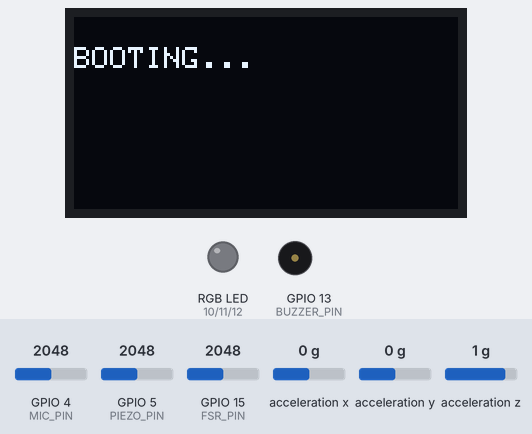
This sketch was run on a simulated ESP32-S3. Shown: 128×64 one-colour display, an RGB LED mixed from three pins (HIGH = lit), buzzer (waves = sounding, pin HIGH). Wiring (inferred from the names in the program): ADXL345 accelerometer at I2C address 0x53. Inputs (shaded band) come from the test bench; at power-on: GPIO 4 (MIC_PIN) = 2048, GPIO 5 (PIEZO_PIN) = 2048, GPIO 15 (FSR_PIN) = 2048, acceleration x 0 g, acceleration y 0 g, acceleration z 1 g (analog values on the 0–4095 scale). WiFi joins after 1.5 s; servers stay silent unless stated; storage starts empty; no MQTT or app messages arrive unless stated; what the sketch prints to the serial monitor is not drawn.

Above: at 0.1 s.
At 1.2 s:
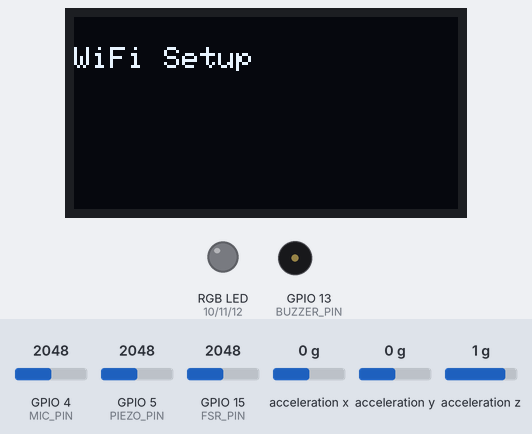
At 17.3 s:
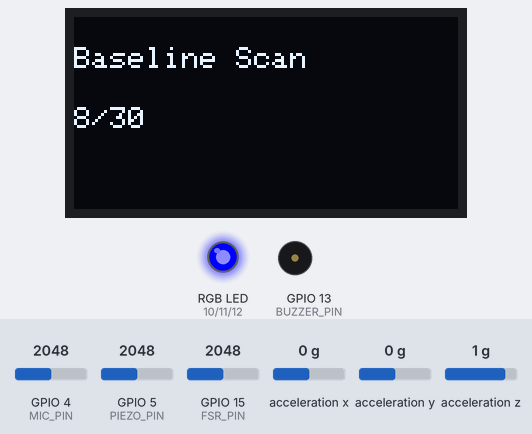
At 33.27 s:
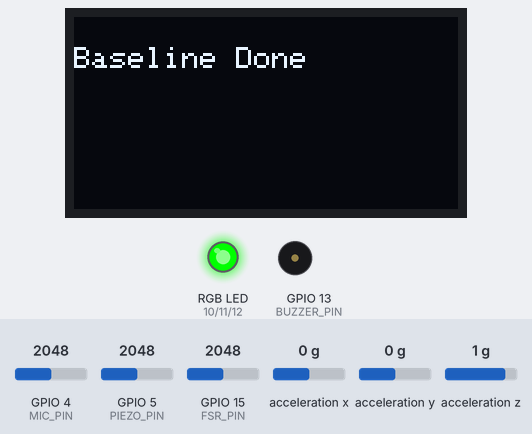
Timing chart, 0 to 34.8 s (numbered marks = the images above):
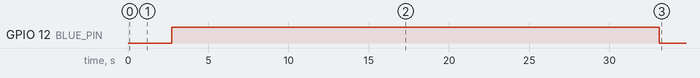

The sketch:

full_code_test1.ino
```cpp
#include <WiFi.h>
#include <WiFiClientSecure.h>
#include <PubSubClient.h>
#include <Wire.h>
#include <ArduinoJson.h>
#include <math.h>
#include <Adafruit_GFX.h>
#include <Adafruit_SSD1306.h>
#include "SPIFFS.h"
#include <WiFiManager.h>

// WIFI
//const char* ssid = "SLT-4G_1767E6";
//const char* password = "cj2001AD";

// MQTT
const char* mqtt_server = "b41393959604430488160c8bbce4fca9.s1.eu.hivemq.cloud";
const int mqtt_port = 8883;
const char* mqtt_user = "esp32user";
const char* mqtt_password = "Arrow2001";

// PINS
#define MIC_PIN 4
#define PIEZO_PIN 5
#define FSR_PIN 15

#define RED_PIN 10
#define GREEN_PIN 11
#define BLUE_PIN 12
#define BUZZER_PIN 13

#define ADXL345_ADDR 0x53

// OLED
#define SCREEN_WIDTH 128
#define SCREEN_HEIGHT 64

TwoWire OLEDWire = TwoWire(1);
Adafruit_SSD1306 display(SCREEN_WIDTH, SCREEN_HEIGHT, &OLEDWire, -1);

WiFiClientSecure espClient;
PubSubClient client(espClient);

// BASELINES
float baselineMic = 0;
float baselinePiezo = 0;
float baselineVib = 0;
float baselineFSR = 0;

int leakCounter = 0;
void saveOfflineData(String payload);
void sendStoredData();

// THRESHOLDS
const float MIC_WARNING = 15.0;
const float PIEZO_WARNING = 20.0;
const float VIB_WARNING = 20.0;
const float FSR_WARNING = 15.0;

const float MIC_LEAK = 25.0;
const float PIEZO_LEAK = 15.0;
const float VIB_LEAK = 22.0;
const float FSR_LEAK = 17.0;

const int LEAK_CONFIRM_COUNT = 3;

// OLED
void showMessage(String line1, String line2 = "") {
  display.clearDisplay();
  display.setTextSize(1);
  display.setTextColor(WHITE);

  display.setCursor(0, 10);
  display.println(line1);

  display.setCursor(0, 30);
  display.println(line2);

  display.display();
}

void showStatus(String status, float mic, float piezo, float vib, float fsr) {
  display.clearDisplay();
  display.setTextSize(1);
  display.setTextColor(WHITE);

  display.setCursor(0, 0);
  display.print("WiFi:");
  display.print(WiFi.status() == WL_CONNECTED ? "OK" : "NO");

  display.setCursor(70, 0);
  display.print("MQTT:");
  display.print(client.connected() ? "OK" : "NO");

  display.setCursor(0, 14);
  display.print("STATUS:");
  display.println(status);

  display.setCursor(0, 28);
  display.print("MIC:");
  display.println((int)mic);

  display.setCursor(64, 28);
  display.print("PZ:");
  display.println((int)piezo);

  display.setCursor(0, 44);
  display.print("VB:");
  display.println(vib, 1);

  display.setCursor(64, 44);
  display.print("PR:");
  display.println((int)fsr);

  display.display();
}

// ADXL
void writeRegister(byte reg, byte value) {
  Wire.beginTransmission(ADXL345_ADDR);
  Wire.write(reg);
  Wire.write(value);
  Wire.endTransmission();
}

int16_t read16(byte reg) {
  Wire.beginTransmission(ADXL345_ADDR);
  Wire.write(reg);
  Wire.endTransmission(false);
  Wire.requestFrom(ADXL345_ADDR, 2);

  int16_t value = Wire.read() | (Wire.read() << 8);
  return value;
}

float getVibrationMagnitude() {
  int16_t x = read16(0x32);
  int16_t y = read16(0x34);
  int16_t z = read16(0x36);

  return sqrt((x * x) + (y * y) + (z * z));
}

// FILTER
float smoothAnalog(int pin) {
  long total = 0;

  for (int i = 0; i < 50; i++) {
    total += analogRead(pin);
    delay(2);
  }

  return total / 50.0;
}

// WIFI
void setup_wifi() {

  showMessage("WiFi Setup");

  WiFiManager wm;

  bool res;

  res = wm.autoConnect("LeakDetector_Setup");

  if(!res) {

    showMessage("WiFi Failed");

    ESP.restart();

  } else {

    showMessage("WiFi Connected");

  }
}

// MQTT
void reconnect() {

  while (!client.connected()) {

    showMessage("Connecting MQTT");

    if (client.connect("ESP32LeakPrototype",
                       mqtt_user,
                       mqtt_password)) {

      showMessage("MQTT Connected");

      sendStoredData();

    } else {

      delay(2000);

    }
  }
}

// RGB
void setGreen() {
  digitalWrite(RED_PIN, LOW);
  digitalWrite(GREEN_PIN, HIGH);
  digitalWrite(BLUE_PIN, LOW);
}

void setBlue() {
  digitalWrite(RED_PIN, LOW);
  digitalWrite(GREEN_PIN, LOW);
  digitalWrite(BLUE_PIN, HIGH);
}

void setRed() {
  digitalWrite(RED_PIN, HIGH);
  digitalWrite(GREEN_PIN, LOW);
  digitalWrite(BLUE_PIN, LOW);
}

// BUZZER
void beep() {
  digitalWrite(BUZZER_PIN, HIGH);
  delay(300);
  digitalWrite(BUZZER_PIN, LOW);
}

// BASELINE
void collectBaseline() {
  setBlue();

  showMessage("Stabilizing...");
  delay(10000);

  long micSum = 0;
  long piezoSum = 0;
  float vibSum = 0;
  long fsrSum = 0;

  const int samples = 30;

  for (int i = 0; i < samples; i++) {
    showMessage("Baseline Scan", String(i + 1) + "/30");

    micSum += smoothAnalog(MIC_PIN);
    piezoSum += smoothAnalog(PIEZO_PIN);
    vibSum += getVibrationMagnitude();
    fsrSum += smoothAnalog(FSR_PIN);

    delay(300);
  }

  baselineMic = micSum / samples;
  baselinePiezo = piezoSum / samples;
  baselineVib = vibSum / samples;
  baselineFSR = fsrSum / samples;

  showMessage("Baseline Done");
  delay(1000);

  setGreen();
}
void saveOfflineData(String payload) {

  File file = SPIFFS.open("/offline.txt", FILE_APPEND);

  if (!file) {
    Serial.println("Failed to open offline file");
    return;
  }

  file.println(payload);
  file.close();

  Serial.println("Saved offline");
}

void sendStoredData() {

  if (!client.connected()) return;

  File file = SPIFFS.open("/offline.txt", FILE_READ);

  if (!file) return;

  Serial.println("Sending stored records...");

  while (file.available()) {

    String line = file.readStringUntil('\n');
    line.trim();

    if (line.length() > 0) {

      client.publish("leak/monitor", line.c_str());

      Serial.println("Sent stored: " + line);

      delay(300);
    }
  }

  file.close();

  SPIFFS.remove("/offline.txt");

  Serial.println("Offline file cleared");
}
// SETUP
void setup() {
  Serial.begin(115200);
  if (!SPIFFS.begin(true)) {
  Serial.println("SPIFFS Mount Failed");
}

  analogReadResolution(12);

  pinMode(RED_PIN, OUTPUT);
  pinMode(GREEN_PIN, OUTPUT);
  pinMode(BLUE_PIN, OUTPUT);
  pinMode(BUZZER_PIN, OUTPUT);

  digitalWrite(BUZZER_PIN, LOW);

  Wire.begin(9, 8);
  OLEDWire.begin(7, 6);

  if (!display.begin(SSD1306_SWITCHCAPVCC, 0x3C)) {
    while (1);
  }

  showMessage("BOOTING...");
  delay(1000);

  writeRegister(0x2D, 0x08);

  setup_wifi();

  espClient.setInsecure();
  client.setServer(mqtt_server, mqtt_port);

  reconnect();

  collectBaseline();
}

// LOOP
void loop() {
  if (!client.connected()) reconnect();
  client.loop();

  float mic = smoothAnalog(MIC_PIN);
  float piezo = smoothAnalog(PIEZO_PIN);
  float vib = getVibrationMagnitude();
  float fsr = smoothAnalog(FSR_PIN);

  float micChange = abs((mic - baselineMic) / baselineMic) * 100.0;
  float piezoChange = abs((piezo - baselinePiezo) / baselinePiezo) * 100.0;
  float vibChange = abs((vib - baselineVib) / baselineVib) * 100.0;
  float fsrChange = 0;

if (baselineFSR > 200) {
  fsrChange = abs((fsr - baselineFSR) / baselineFSR) * 100.0;
}

  int warningCount = 0;
  int leakScore = 0;

  if (micChange > MIC_WARNING) warningCount++;
  if (piezoChange > PIEZO_WARNING) warningCount++;
  if (vibChange > VIB_WARNING) warningCount++;
  if (fsrChange > FSR_WARNING) warningCount++;

  if (micChange > MIC_LEAK) leakScore++;
  if (piezoChange > PIEZO_LEAK) leakScore++;
  if (vibChange > VIB_LEAK) leakScore++;
  if (fsrChange > FSR_LEAK) leakScore++;

  bool warning = (warningCount >= 2);
  bool leak = (leakScore >= 2);

  String status = "NORMAL";

  if (leak) {
    leakCounter++;
  } else {
    leakCounter = 0;
  }

  if (leakCounter >= LEAK_CONFIRM_COUNT) {
    status = "LEAK";
    setRed();
    beep();
  }
  else if (warning) {
    status = "WARNING";
    setBlue();
  }
  else {
    status = "NORMAL";
    setGreen();
  }

showStatus(status, mic, piezo, vib, fsr);

StaticJsonDocument<256> doc;

doc["mic"] = mic;
doc["piezo"] = piezo;
doc["vibration"] = vib;
doc["pressure"] = fsr;
doc["status"] = status;

char payload[256];
serializeJson(doc, payload);

if (WiFi.status() == WL_CONNECTED && client.connected()) {

  client.publish("leak/monitor", payload);

} else {

  saveOfflineData(String(payload));

}

Serial.println(payload);

delay(2000);
}
```

Measured:
- what the display in image 1 shows lasts 1.5 s, from 1.1 s to 2.6 s
- what the display in image 3 shows lasts 1.3 s, from 32.1 s to 33.4 s
